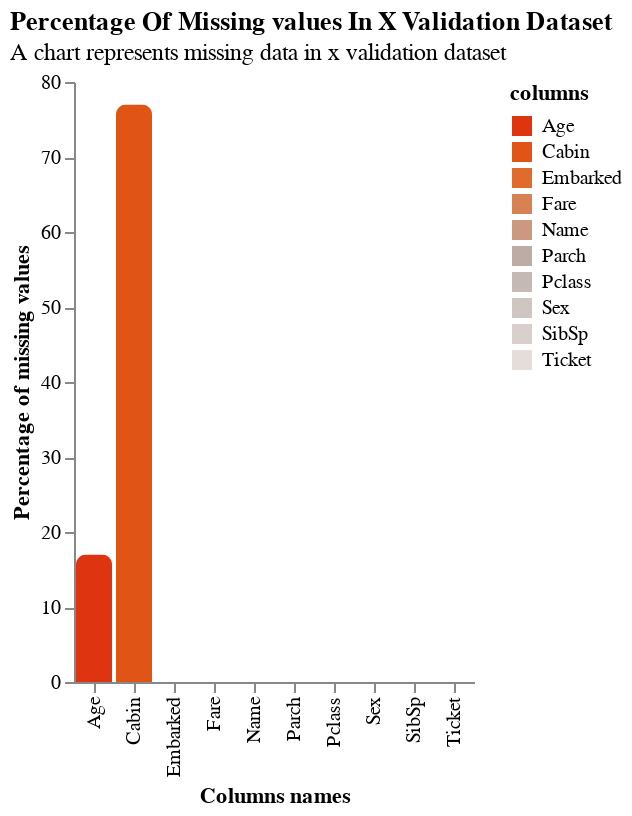

The notebook cell this image was saved under:
### Code cell
plot_nan(valid_x, name="x validation dataset", only_nan=False, use_percent=True)

### Figure 1 — Vega-Lite specification as saved in the notebook (floating-point values rounded to 4 significant figures)
{"$schema": "https://vega.github.io/schema/vega-lite/v5.20.1.json", "config": {"axis": {"grid": false}, "view": {"continuousHeight": 300, "continuousWidth": 300, "stroke": null}}, "data": {"name": "data-2379b1b27398160cf0d77a5792627dcf"}, "datasets": {"data-2379b1b27398160cf0d77a5792627dcf": [{"columns": "Pclass", "percent_nan": 0, "total_nan": 0}, {"columns": "Name", "percent_nan": 0, "total_nan": 0}, {"columns": "Sex", "percent_nan": 0, "total_nan": 0}, {"columns": "Age", "percent_nan": 17, "total_nan": 37}, {"columns": "SibSp", "percent_nan": 0, "total_nan": 0}, {"columns": "Parch", "percent_nan": 0, "total_nan": 0}, {"columns": "Ticket", "percent_nan": 0, "total_nan": 0}, {"columns": "Fare", "percent_nan": 0, "total_nan": 0}, {"columns": "Cabin", "percent_nan": 77, "total_nan": 172}, {"columns": "Embarked", "percent_nan": 0, "total_nan": 1}]}, "encoding": {"color": {"field": "columns", "legend": {"orient": "right"}, "scale": {"reverse": true, "scheme": "lightgreyred"}, "type": "nominal"}, "text": {"field": "columns", "type": "nominal"}, "tooltip": [{"field": "columns", "type": "nominal"}, {"field": "total_nan", "type": "quantitative"}, {"field": "percent_nan", "type": "quantitative"}], "x": {"field": "columns", "title": "Columns names", "type": "nominal"}, "y": {"field": "percent_nan", "title": "Percentage of missing values", "type": "quantitative"}}, "mark": {"cornerRadiusTopLeft": 5, "cornerRadiusTopRight": 5, "type": "bar"}, "title": {"anchor": "start", "subtitle": "A chart represents missing data in x validation dataset", "text": "Percentage Of Missing values In X Validation Dataset"}}
